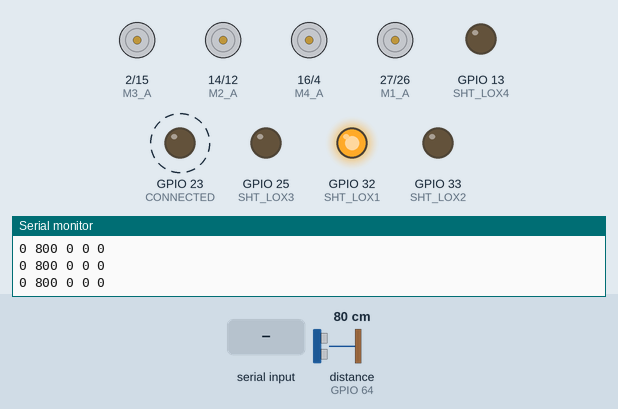
Bench run of a sketch on a simulated ESP32. Parts: motor-driver pin pairs drawn as motors (green arrow = first pin HIGH = forward, orange = second pin HIGH = backward, longer = more drive), output pins drawn as LEDs (lit = HIGH), the last lines printed to the serial monitor. Dashed ring = blinking. Inputs (shaded band) come from the test bench; at power-on: distance to the obstacle (sensor on GPIO 64) 80 cm. WiFi joins after 1.5 s; servers stay silent unless stated.

Above: at 3.96 s.
4.0 s: "f" received over Serial
At 4.21 s:
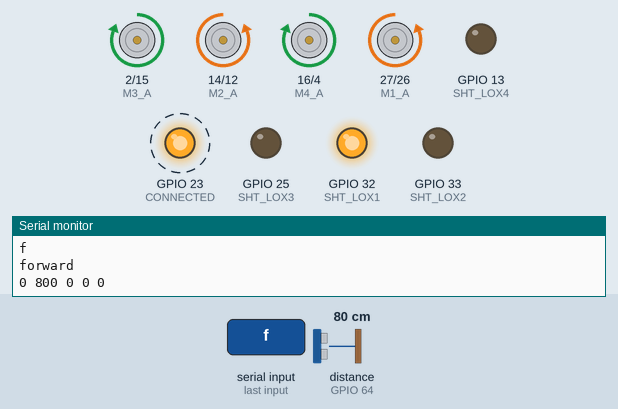
7.0 s: "b" received over Serial
At 7.41 s:
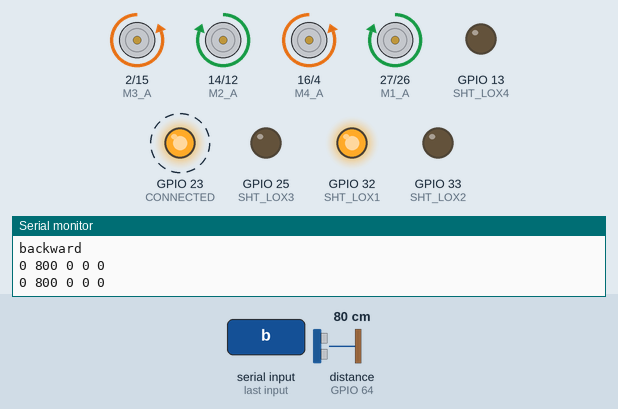
10.0 s: "l" received over Serial
At 10.21 s:
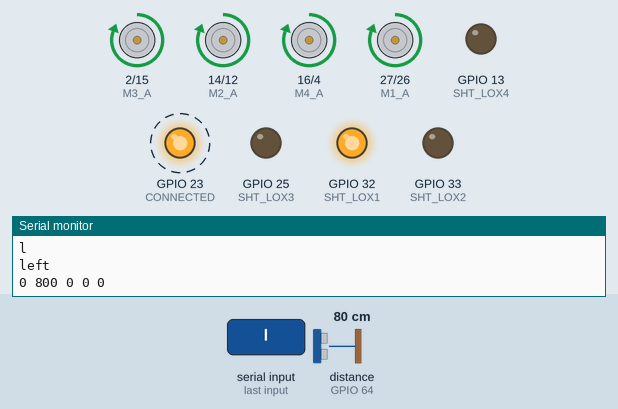
13.0 s: "r" received over Serial
At 13.41 s:
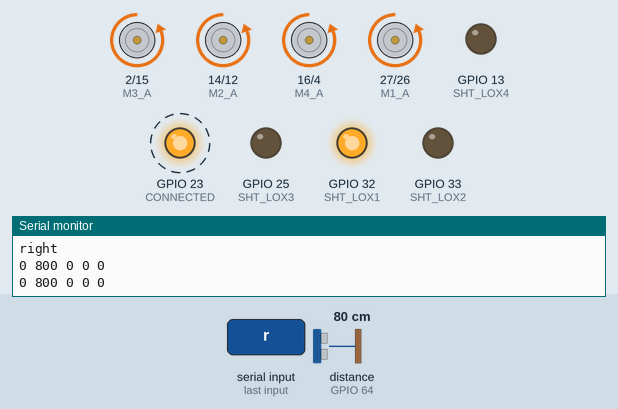
Timing chart, 0 to 17.0 s (numbered marks = the images above; inputs shaded):
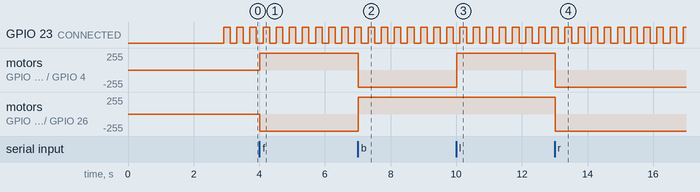

Measured:
- after the input at 4.0 s, motor on GPIO 2 (M3_A) / GPIO 15 (M3_B), motor on GPIO 16 (M4_A) / GPIO 4 (M4_B): stopped → forward 255/255 at once; motor on GPIO 14 (M2_A) / GPIO 12 (M2_B), motor on GPIO 27 (M1_A) / GPIO 26 (M1_B): stopped → backward 255/255 at once
- after the input at 7.0 s, motor on GPIO 2 (M3_A) / GPIO 15 (M3_B), motor on GPIO 16 (M4_A) / GPIO 4 (M4_B): forward 255/255 → backward 255/255 at once; motor on GPIO 14 (M2_A) / GPIO 12 (M2_B), motor on GPIO 27 (M1_A) / GPIO 26 (M1_B): backward 255/255 → forward 255/255 at once
- after the input at 10.0 s, motor on GPIO 2 (M3_A) / GPIO 15 (M3_B), motor on GPIO 16 (M4_A) / GPIO 4 (M4_B): backward 255/255 → forward 255/255 at once
- after the input at 13.0 s, motor on GPIO 2 (M3_A) / GPIO 15 (M3_B), motor on GPIO 14 (M2_A) / GPIO 12 (M2_B), motor on GPIO 16 (M4_A) / GPIO 4 (M4_B), motor on GPIO 27 (M1_A) / GPIO 26 (M1_B): forward 255/255 → backward 255/255 at once
- by itself, GPIO 23 (CONNECTED): alternates HIGH for 0.20 s and LOW for 0.20 s

The sketch:

act_gnd_small_robot_front_sensor.ino
```cpp
#include "Adafruit_VL53L0X.h"
#include <MPU6050_light.h>
#include "Wire.h"
//#include <U8x8lib.h>
#include "BluetoothSerial.h"
#include <SPI.h>
#include <ESP32Servo.h>
#include <WiFi.h>
#include <ArduinoWebsockets.h>

Adafruit_VL53L0X lox = Adafruit_VL53L0X();
MPU6050 mpu(Wire);

unsigned long timer = 0;

#define M1_B    26
#define M1_A    27
#define M2_B    12
#define M2_A    14
#define M3_B    15
#define M3_A    2
#define M4_B    4
#define M4_A    16

#define CONNECTED   23

#define WIFI_SSID  "jdedu9807"
#define WIFI_PASSWD "jdedu9807"

String macAddress = "";
String ipAddress = "";

//const char *websockets_server_host = "cobot.center";
//const uint16_t websockets_server_port = 8286;
const char *websockets_server_host = "192.168.0.77";
const uint16_t websockets_server_port = 8276;
using namespace websockets;
WebsocketsClient client;

// set the pins to shutdown
#define SHT_LOX1 32
#define SHT_LOX2 33
#define SHT_LOX3 25
#define SHT_LOX4 13

#define LOX1_ADDRESS 0x40
#define LOX2_ADDRESS 0x41
#define LOX3_ADDRESS 0x42
#define LOX4_ADDRESS 0x43

// Sensor variables
int sensor1,sensor2, sensor3, sensor4;
int current_angle, start_angle, end_angle;

int beat_count = 0;
int turnState = 0;

// objects for the vl53l0x
Adafruit_VL53L0X lox1 = Adafruit_VL53L0X();
Adafruit_VL53L0X lox2 = Adafruit_VL53L0X();
Adafruit_VL53L0X lox3 = Adafruit_VL53L0X();
Adafruit_VL53L0X lox4 = Adafruit_VL53L0X();

// this holds the measurement
VL53L0X_RangingMeasurementData_t measure1;
VL53L0X_RangingMeasurementData_t measure2;
VL53L0X_RangingMeasurementData_t measure3;
VL53L0X_RangingMeasurementData_t measure4;


bool isTurnOver = true;
void onMessageCallback(WebsocketsMessage message) {
    Serial.print("Got Message: ");
    //if (message.isText())
    //{
    //    const char *command = message.c_str();
    //    Serial.println(command);

    //}

    if (message.isText())
    {
        const char *command = message.c_str();
        //Serial.println(command);
        if (strcmp(command, "AU") == 0){

            go_forward();
        }
        if (strcmp(command, "AD") == 0){

            go_backward();
        }
        if (strncmp(command, "AL", 2) == 0){
            //stop();
            turn_left();

        }
        if (strncmp(command, "AR", 2) == 0){
            //stop();
            turn_right();
        }
        if (strcmp(command, "STOP") == 0){
            stop();
        }
    }
}

void onEventsCallback(WebsocketsEvent event, String data) {
    if(event == WebsocketsEvent::ConnectionOpened) {
        Serial.println("Connnection Opened");
        digitalWrite(CONNECTED, HIGH);
    } else if(event == WebsocketsEvent::ConnectionClosed) {
        digitalWrite(CONNECTED, LOW);
        delay(100);
        Serial.println("Connnection Closed... Rebooting");
        ESP.restart();
    } else if(event == WebsocketsEvent::GotPing) {
        Serial.println("Got a Ping!");
    } else if(event == WebsocketsEvent::GotPong) {
        Serial.println("Got a Pong!");
    }
}

void read_dual_sensors() {

  lox1.rangingTest(&measure1, false); // pass in 'true' to get debug data printout!
  //lox2.rangingTest(&measure2, false); // pass in 'true' to get debug data printout!
  //lox3.rangingTest(&measure3, false); // pass in 'true' to get debug data printout!
  //lox4.rangingTest(&measure4, false); // pass in 'true' to get debug data printout!

  // print sensor one reading
  //Serial.print("1: ");
  if(measure1.RangeStatus != 4) {     // if not out of range
    sensor1 = measure1.RangeMilliMeter;
    //Serial.print(sensor1);
    //Serial.print("mm");
  } else {
    //Serial.print("Out of range");
  }

  //Serial.print(" ");

  // print sensor two reading
  //Serial.print("2: ");
  //if(measure2.RangeStatus != 4) {
  //  sensor2 = measure2.RangeMilliMeter;
    //Serial.print(sensor2);
    //Serial.print("mm");
  //} else {
    //Serial.print("Out of range");
  //}

  // print sensor three reading
  //Serial.print("3: ");
  //if(measure3.RangeStatus != 4) {
  //  sensor3 = measure3.RangeMilliMeter;
    //Serial.print(sensor3);
    //Serial.print("mm");
  //} else {
  //  Serial.print("Out of range");
  //}

  // print sensor four reading
  //Serial.print("3: ");
  //if(measure3.RangeStatus != 4) {
  //  sensor4 = measure4.RangeMilliMeter;
    //Serial.print(sensor3);
    //Serial.print("mm");
  //} else {
  //  Serial.print("Out of range");
  //}
}

void setID() {
  // all reset
  digitalWrite(SHT_LOX1, LOW);
  //digitalWrite(SHT_LOX2, LOW);
  //digitalWrite(SHT_LOX3, LOW);
  //digitalWrite(SHT_LOX4, LOW);
  //delay(10);
  // all unreset
  digitalWrite(SHT_LOX1, HIGH);
  //digitalWrite(SHT_LOX2, HIGH);
  //digitalWrite(SHT_LOX3, HIGH);
  //digitalWrite(SHT_LOX4, HIGH);
  //delay(10);

  // activating LOX1 and reseting LOX2
  digitalWrite(SHT_LOX1, HIGH);
  //digitalWrite(SHT_LOX2, LOW);
  //digitalWrite(SHT_LOX3, LOW);
  //digitalWrite(SHT_LOX4, LOW);

  // initing LOX1
  if(!lox1.begin(LOX1_ADDRESS)) {
    Serial.println(F("Failed to boot first VL53L0X"));
    digitalWrite(CONNECTED, LOW);
    while(1){
      if(!lox1.begin(LOX1_ADDRESS)){
        break;
      }
    }
  }
  delay(10);

  // activating LOX2
  /*digitalWrite(SHT_LOX2, HIGH);
  delay(10);

  //initing LOX2
  if(!lox2.begin(LOX2_ADDRESS)) {
    Serial.println(F("Failed to boot second VL53L0X"));
    while(1){

      if(!lox2.begin(LOX2_ADDRESS)){
        break;
      }

    }
  }

  // activating LOX3
  digitalWrite(SHT_LOX3, HIGH);
  delay(10);

  //initing LOX3
  if(!lox3.begin(LOX3_ADDRESS)) {
    Serial.println(F("Failed to boot third VL53L0X"));
    while(1){
       if(!lox3.begin(LOX3_ADDRESS)){
        break;
      }
    };
  }

  // activating LOX4
  digitalWrite(SHT_LOX4, HIGH);
  delay(10);
  //initing LOX4
  if(!lox4.begin(LOX4_ADDRESS)) {
    Serial.println(F("Failed to boot third VL53L0X"));
    while(1){
      if(!lox3.begin(LOX3_ADDRESS)){
        break;
      }
    };
  }*/
}

void go_forward(){
  Serial.println("forward");
   digitalWrite(M1_A, LOW);
    digitalWrite(M1_B, HIGH);
    digitalWrite(M2_A, LOW);
    digitalWrite(M2_B, HIGH);

    digitalWrite(M3_A, HIGH);
    digitalWrite(M3_B, LOW);
    digitalWrite(M4_A, HIGH);
    digitalWrite(M4_B, LOW);

}

void go_backward(){
  Serial.println("backward");
   digitalWrite(M1_A, HIGH);
    digitalWrite(M1_B, LOW);
    digitalWrite(M2_A, HIGH);
    digitalWrite(M2_B, LOW);

    digitalWrite(M3_A, LOW);
    digitalWrite(M3_B, HIGH);
    digitalWrite(M4_A, LOW);
    digitalWrite(M4_B, HIGH);
}

void turn_right(){
  Serial.println("right");
    digitalWrite(M1_A, LOW);
    digitalWrite(M1_B, HIGH);
    digitalWrite(M2_A, LOW);
    digitalWrite(M2_B, HIGH);

    digitalWrite(M3_A, LOW);
    digitalWrite(M3_B, HIGH);
    digitalWrite(M4_A, LOW);
    digitalWrite(M4_B, HIGH);
}

void turn_left(){
  Serial.println("left");
    digitalWrite(M1_A, HIGH);
    digitalWrite(M1_B, LOW);
    digitalWrite(M2_A, HIGH);
    digitalWrite(M2_B, LOW);

    digitalWrite(M3_A, HIGH);
    digitalWrite(M3_B, LOW);
    digitalWrite(M4_A, HIGH);
    digitalWrite(M4_B, LOW);
}

void stop(){
  Serial.println("stop");
    digitalWrite(M1_A, LOW);
    digitalWrite(M1_B, LOW);
    digitalWrite(M2_A, LOW);
    digitalWrite(M2_B, LOW);

    digitalWrite(M3_A, LOW);
    digitalWrite(M3_B, LOW);
    digitalWrite(M4_A, LOW);
    digitalWrite(M4_B, LOW);
    delay(200);
}


void setup() {
  Serial.begin(115200);
  Serial.print("ACT ground robot Start...");

  pinMode(SHT_LOX1, OUTPUT);
  pinMode(SHT_LOX2, OUTPUT);
  pinMode(SHT_LOX3, OUTPUT);
  pinMode(SHT_LOX4, OUTPUT);


  pinMode(M1_A, OUTPUT);
  pinMode(M1_B, OUTPUT);
  pinMode(M2_A, OUTPUT);
  pinMode(M2_B, OUTPUT);
  pinMode(M3_A, OUTPUT);
  pinMode(M3_B, OUTPUT);
  pinMode(M4_A, OUTPUT);
  pinMode(M4_B, OUTPUT);

  pinMode(CONNECTED, OUTPUT);

  // wait until serial port opens for native USB devices
  while (! Serial) {
    delay(1);
  }

  //ESP32PWM::allocateTimer(0);
	//ESP32PWM::allocateTimer(1);
	//ESP32PWM::allocateTimer(2);
	//ESP32PWM::allocateTimer(3);

  WiFi.begin(WIFI_SSID, WIFI_PASSWD);
  while (WiFi.status() != WL_CONNECTED)
  {
      delay(500);
      Serial.print(".");
  }
  Serial.println("");
  Serial.println("WiFi Connected.");

  client.onMessage(onMessageCallback);
  client.onEvent(onEventsCallback);
  // c3rl3c86n88jq9lrl3gg LegoMars-1
  // c3rl3f86n88jq9lrl3hg LegoMars-2
  // c3rl3jg6n88jq9lrl3ig LegoMars-3
  // c3rl3l06n88jq9lrl3jg LegoMars-4
  // c3rl3to6n88jq9lrl3lg LegoMars-5
  // c3rl4006n88jq9lrl3mg LegoMars-6
  // c3rl4286n88jq9lrl3ng LegoMars-7
  // c3rl43o6n88jq9lrl3og LegoMars-8
  // c3rl4586n88jq9lrl3pg LegoMars-9
  // cakjdd4k058s72qr0prg MarsCamera-1
  // cakjdgsk058s72qr0psg MarsCamera-2
  // cakjdjck058s72qr0ptg MarsCamera-3rsCAmera-4

  while (!client.connect(websockets_server_host, websockets_server_port, "/pang/ws/pub?channel=c3rl43o6n88jq9lrl3og&track=colink&mode=bundle"))
  {
      delay(500);
      Serial.print(".");
  }


  Serial.println("Websocket Connected.");
  Wire.begin();

  delay(500);

  /*byte status = mpu.begin();

  Serial.print(F("MPU6050 status: "));
  Serial.println(status);
  while(status!=0){
    delay(50);
    byte status = mpu.begin();
    Serial.print(F("MPU6050 status: "));
    Serial.println(status);
    if(status == 0)
      break;
  } // stop everything if could not connect to MPU6050
  Serial.println(F("Calculating offsets, do not move MPU6050"));
  mpu.upsideDownMounting = true; // uncomment this line if the MPU6050 is mounted upside-down
  mpu.calcOffsets(); // gyro and accelero
  Serial.println("Done!\n");
   delay(1000);
  Serial.println("VL53L0X: setup...");
  */

  digitalWrite(SHT_LOX1, LOW);
  //digitalWrite(SHT_LOX2, LOW);
  //digitalWrite(SHT_LOX3, LOW);
  //digitalWrite(SHT_LOX4, LOW);

  Serial.println("VL53L0X: Both in reset mode...(pins are low)");


  Serial.println("VL53L0X: Starting...");
  setID();
  delay(500);
}


void loop() {

  if(Serial.available() > 0){
        char c = Serial.read();
        Serial.println(c);
         if(c == 'f'){
            //stop();
            go_forward();
        }else if(c == 'b'){
            //stop();
            go_backward();
        }else if(c == 'l'){
            //stop();
            turn_left();
            /* for controlled turn
            end_angle = current_angle + 90;
            isTurnOver = false;
            turnState = 1;
            */
        }else if(c == 'r'){
            //stop();
            turn_right();
            /* for controlled turn
            end_angle = current_angle + (-90);
            isTurnOver = false;
            turnState = 2;
            */
        }else if(c == 'p'){
            Serial.println("stop");
            stop();
            isTurnOver = true;
        }else if(c == 'h'){

        }
  }


  //*
  if((millis()-timer)>50){ // print data every 10ms
    //mpu.update();
    read_dual_sensors();
    //current_angle = mpu.getAngleZ();

	  //timer = millis();
    /* for controlled turn
    if(isTurnOver == false){
      if(turnState == 1){
        turn_left();
        current_angle = mpu.getAngleZ();
        Serial.print(current_angle);
        Serial.print("  ");
        Serial.println(end_angle);
        if(current_angle > end_angle){
          isTurnOver = true;
          turnState = 0;
          Serial.println("left stop");
          stop();
        }
      }else if(turnState == 2){
        turn_right();
        current_angle = mpu.getAngleZ();
        Serial.print(current_angle);
        Serial.print("  ");
        Serial.println(end_angle);
        if(current_angle < end_angle){
          isTurnOver = true;
          turnState = 0;
          Serial.println("right stop");
          stop();
        }
      }
    }else{
      current_angle = mpu.getAngleZ();
      Serial.println(current_angle);
    }
    */
  }

  client.poll();
  beat_count++;
  if(beat_count > 5){
    digitalWrite(CONNECTED, !digitalRead(CONNECTED));
    String data = 'a'+String(current_angle)+'b'+String(sensor1)+'c'+String(sensor2)+'d'+String(sensor3)+'e'+String(sensor4)+'f';
    client.send(data);
    beat_count = 0;
    Serial.print(current_angle);
    Serial.print(' ');
    Serial.print(sensor1);
    Serial.print(' ');
    Serial.print(sensor2);
    Serial.print(' ');
    Serial.print(sensor3);
    Serial.print(' ');
    Serial.println(sensor4);
  }
}

  // cakjdmck058s72qr0pug Ma
```
